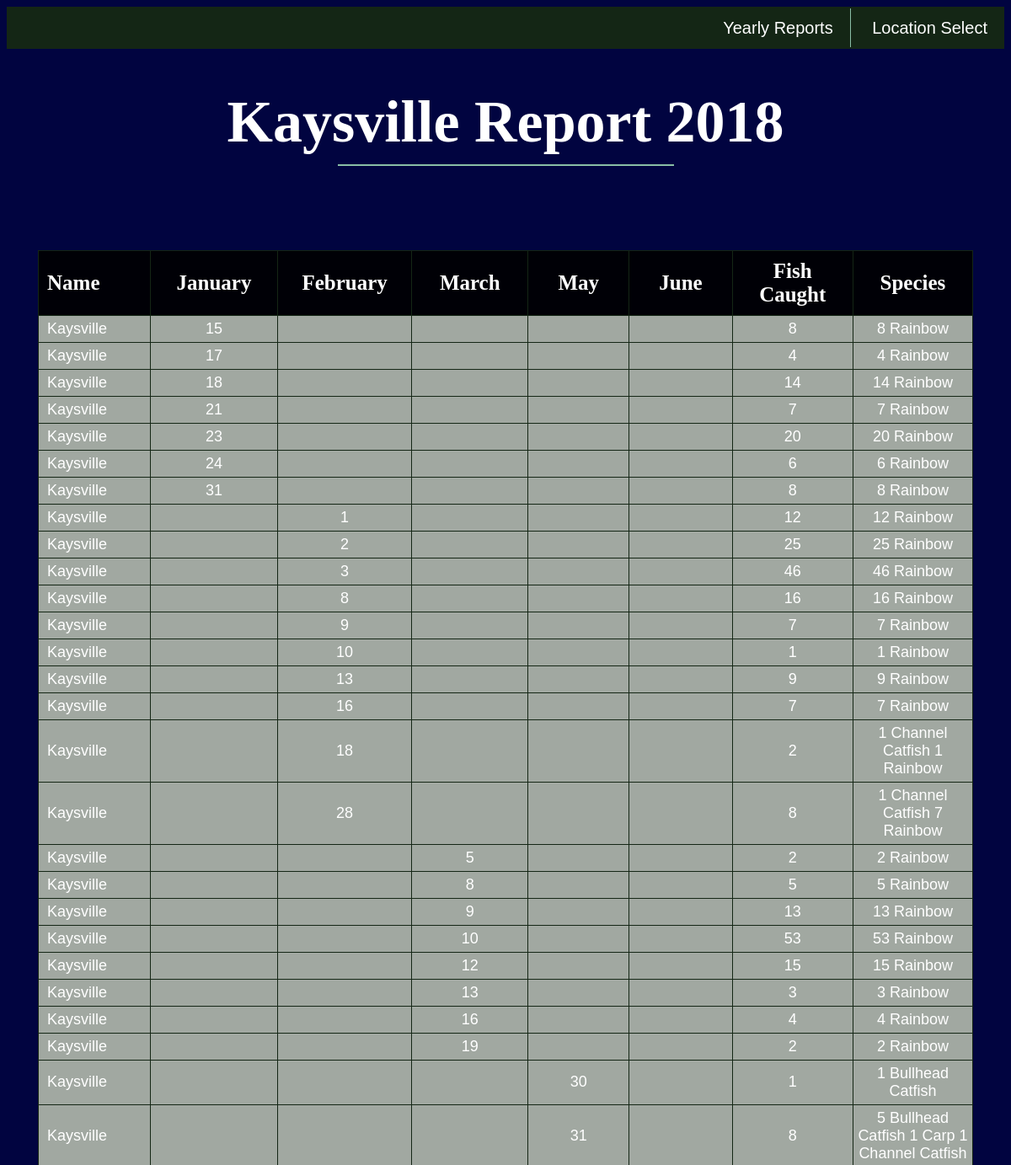
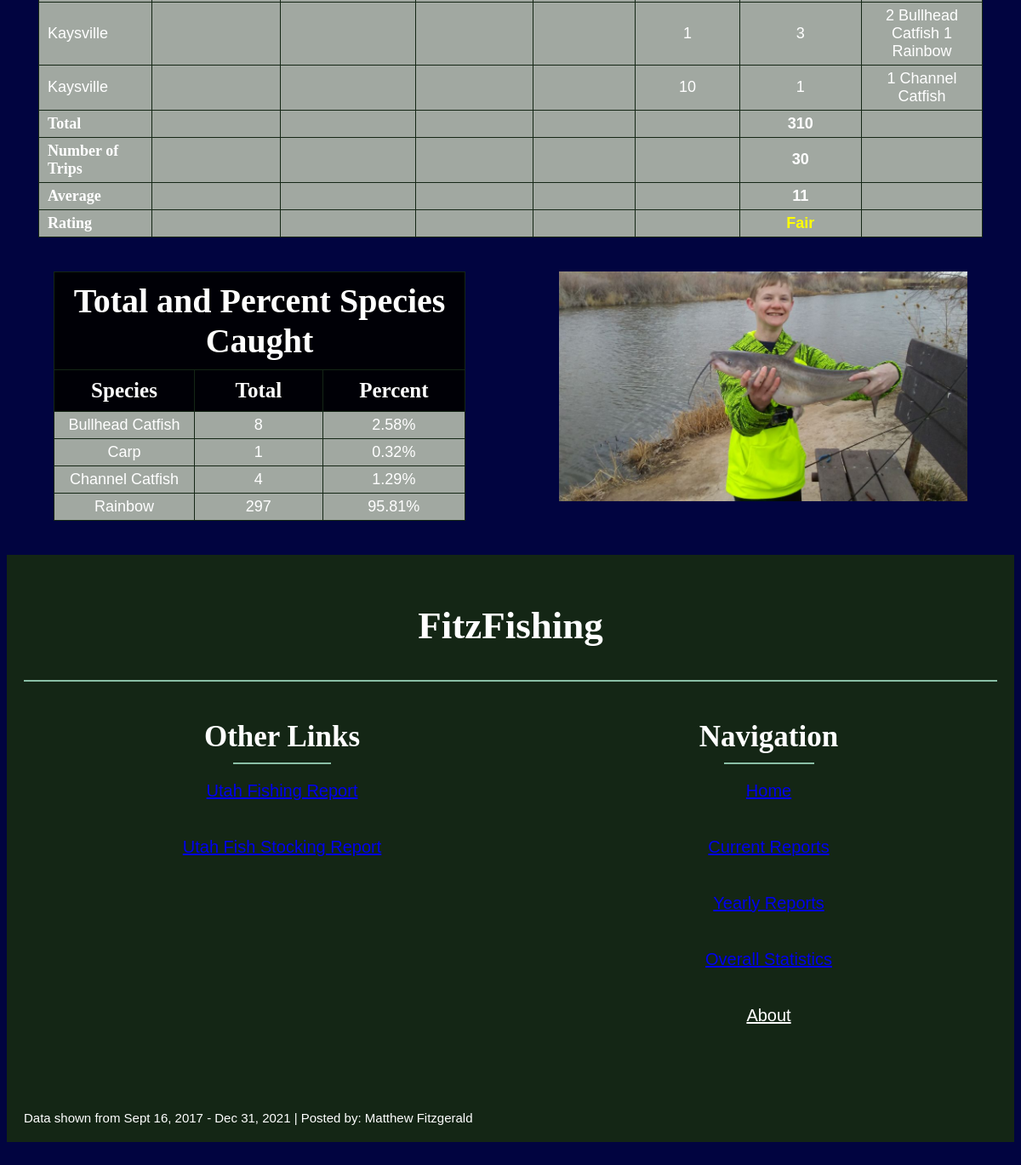
Page /kaysville2018/ on the committed database (2 pictures, top to bottom).
### fitzfishing/models.py (models this page shows, shortened)
class ReportData2018(models.Model):
    location_name = models.CharField(max_length=200)
    date1 = models.CharField(max_length=200, blank=True)
    date2 = models.CharField(max_length=200, blank=True)
    date3 = models.CharField(max_length=200, blank=True)
    date4 = models.CharField(max_length=200, blank=True)
    date5 = models.CharField(max_length=200, blank=True)
    date6 = models.CharField(max_length=200, blank=True)
    date7 = models.CharField(max_length=200, blank=True)
    date8 = models.CharField(max_length=200, blank=True)
    date9 = models.CharField(max_length=200, blank=True)
    date10 = models.CharField(max_length=200, blank=True)
    date11 = models.CharField(max_length=200, blank=True)
    date12 = models.CharField(max_length=200, blank=True)
    fish_caught = models.CharField(max_length=200)
    species_caught = models.CharField(max_length=200)

### fitzfishing/views.py (the view)
# urls.py: path('kaysville2018/', views.kaysville2018, name="kaysville2018"),
def kaysville2018(request):
    report_kaysville = ReportData2018.objects.filter(location_name="Kaysville")
    return render(request, 'yearly_reports/2018/kaysville.html', {'report_kaysville': report_kaysville})

### fitzfishing/templates/yearly_reports/2018/kaysville.html (shortened to what this page needs)
{% extends 'fitzfishing/base2.html' %}
{% load static %}
    {% block body %}
        <h1 class="main-head">Kaysville Report 2018</h1>
        <hr class="kaysville-line">
        <div class="lake-table-container">
            <table class="lake-table">
                <tr class="lake-table-row">
                    <th class="name-col">Name</th>
                    <th>January</th>
                    <th>February</th>
                    <th>March</th>
                    <th>May</th>
                    <th>June</th>
                    <th>Fish Caught</th>
                    <th>Species</th>
                </tr>
                {% for kaysville in report_kaysville %}
                <tr class="lake-table-row">
                    <td class="name-col">{{ kaysville.location_name }}</td>
                    <td>{{ kaysville.date1 }}</td>
                    <td>{{ kaysville.date2 }}</td>
                    <td>{{ kaysville.date3 }}</td>
                    <td>{{ kaysville.date4 }}</td>
                    <td>{{ kaysville.date5 }}</td>
                    <td>{{ kaysville.fish_caught }}</td>
                    <td>{{ kaysville.species_caught }}</td>
                </tr>
                {% endfor %}
                <tr class="total-rows lake-table-row">
                    <td class="total-rows-name">Total</td>
                    <td></td>
                    <td></td>
                    <td></td>
                    <td></td>
                    <td></td>
                    <td>310</td>
                    <td></td>
                </tr>
                <tr class="total-rows lake-table-row">
                    <td class="total-rows-name">Number of Trips</td>
                    <td></td>
                    <td></td>
                    <td></td>
                    <td></td>
                    <td></td>
                    <td>30</td>
                    <td></td>
                </tr>
                <tr class="total-rows lake-table-row">
                    <td class="total-rows-name">Average</td>
                    <td></td>
                    <td></td>
                    <td></td>
                    <td></td>
                    <td></td>
                    <td>11</td>
                    <td></td>
                </tr>
                <tr class="total-rows lake-table-row">
                    <td class="total-rows-name">Rating</td>
                    <td></td>
                    <td></td>
                    <td></td>
                    <td></td>
                    <td></td>
                    <td class="rating-fair">Fair</td>
                    <td></td>
                </tr>
            </table>
        </div>
        <div class="lake-stats-container">
            <div class="lake-stats-col">
                <table class="lake-stats-table">
                    <tr>
                        <th colspan="3" class="stats-table-head">Total and Percent Species Caught</th>
                    </tr>
                    <tr class="lake-table-row">
                        <th>Species</th>
                        <th>Total</th>
                        <th>Percent</th>
                    </tr>
                    <tr class="lake-table-row">
                        <td>Bullhead Catfish</td>
                        <td>8</td>
                        <td>2.58%</td>
                    </tr>
                    <tr class="lake-table-row">
                        <td>Carp</td>
                        <td>1</td>
                        <td>0.32%</td>
                    </tr>
                    <tr class="lake-table-row">
                        <td>Channel Catfish</td>
                        <td>4</td>
                        <td>1.29%</td>
                    </tr>
                    <tr class="lake-table-row">
                        <td>Rainbow</td>
                        <td>297</td>
                        <td>95.81%</td>
                    </tr>
                </table>
            </div>
            <div class="lake-stats-col">
                <img src="{% static 'images/bestCatches/2018/20in_catfish.jpg' %}" alt="" style="width: 480px;">
            </div>
        </div>
    {% endblock %}

### fitzfishing/static/css/styles.css (style rules this page uses)
html { background-color: #010440; font-size: 20px; font-family: 'Quicksand', sans-serif; color: #FFFFFF; }
.main-head { font-size: 3.5rem; font-family: 'Libre Baskerville', serif; text-align: center; margin-bottom: 0; }
hr { height: 2px; border-width: 0; background-color: #8ABFA6; }
table, th, td { text-align: center; border: 1px solid #142615; border-collapse: collapse; padding: .5rem; }
th { background-color: #000006; font-size: 1.25rem; font-family: 'Libre Baskerville', serif; width: 250px; }
td { background-color: #A1A8A1; font-size: .9rem; padding: .25rem; }
.year-table-head, .stats-table-head, .overall-table-head { font-size: 2rem; }
.kaysville-line { width: 399px; margin-bottom: 5rem; }
.lake-table-container { display: block; margin-left: auto; margin-right: auto; margin-bottom: 2rem; width: 93.75%; }
.lake-table { width: 100%; }
.total-rows { font-weight: bold; }
.total-rows-name { font-family: 'Libre Baskerville', serif; text-align: left; padding-left: .5rem; }
.name-col { text-align: left; padding-left: .5rem; }
.rating-fair { color: yellow; }
.lake-stats-container { display: flex; justify-content: space-between; }
.lake-stats-col { margin: 0 2.75rem; }
.lake-table-row:nth-child(odd) { background-color: #000006; }
.lake-table-row:nth-child(even) { background-color: #A1A8A1; }

### rows in the picture
ReportData2018: location_name "Kaysville", date1 "15", fish_caught "8", species_caught "8 Rainbow"
ReportData2018: location_name "Kaysville", date1 "17", fish_caught "4", species_caught "4 Rainbow"
ReportData2018: location_name "Kaysville", date1 "18", fish_caught "14", species_caught "14 Rainbow"
ReportData2018: location_name "Kaysville", date1 "21", fish_caught "7", species_caught "7 Rainbow"
ReportData2018: location_name "Kaysville", date1 "23", fish_caught "20", species_caught "20 Rainbow"
ReportData2018: location_name "Kaysville", date1 "24", fish_caught "6", species_caught "6 Rainbow"
ReportData2018: location_name "Kaysville", date1 "31", fish_caught "8", species_caught "8 Rainbow"
ReportData2018: location_name "Kaysville", date2 "1", fish_caught "12", species_caught "12 Rainbow"
ReportData2018: location_name "Kaysville", date2 "2", fish_caught "25", species_caught "25 Rainbow"
ReportData2018: location_name "Kaysville", date2 "3", fish_caught "46", species_caught "46 Rainbow"
ReportData2018: location_name "Kaysville", date2 "8", fish_caught "16", species_caught "16 Rainbow"
ReportData2018: location_name "Kaysville", date2 "9", fish_caught "7", species_caught "7 Rainbow"
ReportData2018: location_name "Kaysville", date2 "10", fish_caught "1", species_caught "1 Rainbow"
ReportData2018: location_name "Kaysville", date2 "13", fish_caught "9", species_caught "9 Rainbow"
ReportData2018: location_name "Kaysville", date2 "16", fish_caught "7", species_caught "7 Rainbow"
ReportData2018: location_name "Kaysville", date2 "18", fish_caught "2", species_caught "1 Channel Catfish 1 Rainbow"
ReportData2018: location_name "Kaysville", date2 "28", fish_caught "8", species_caught "1 Channel Catfish 7 Rainbow"
ReportData2018: location_name "Kaysville", date3 "5", fish_caught "2", species_caught "2 Rainbow"
ReportData2018: location_name "Kaysville", date3 "8", fish_caught "5", species_caught "5 Rainbow"
ReportData2018: location_name "Kaysville", date3 "9", fish_caught "13", species_caught "13 Rainbow"
ReportData2018: location_name "Kaysville", date3 "10", fish_caught "53", species_caught "53 Rainbow"
ReportData2018: location_name "Kaysville", date3 "12", fish_caught "15", species_caught "15 Rainbow"
ReportData2018: location_name "Kaysville", date3 "13", fish_caught "3", species_caught "3 Rainbow"
ReportData2018: location_name "Kaysville", date3 "16", fish_caught "4", species_caught "4 Rainbow"
ReportData2018: location_name "Kaysville", date3 "19", fish_caught "2", species_caught "2 Rainbow"
ReportData2018: location_name "Kaysville", date4 "30", fish_caught "1", species_caught "1 Bullhead Catfish"
ReportData2018: location_name "Kaysville", date4 "31", fish_caught "8", species_caught "5 Bullhead Catfish 1 Carp 1 Channel Catfish"
ReportData2018: location_name "Kaysville", date5 "1", fish_caught "3", species_caught "2 Bullhead Catfish 1 Rainbow"
ReportData2018: location_name "Kaysville", date5 "10", fish_caught "1", species_caught "1 Channel Catfish"
